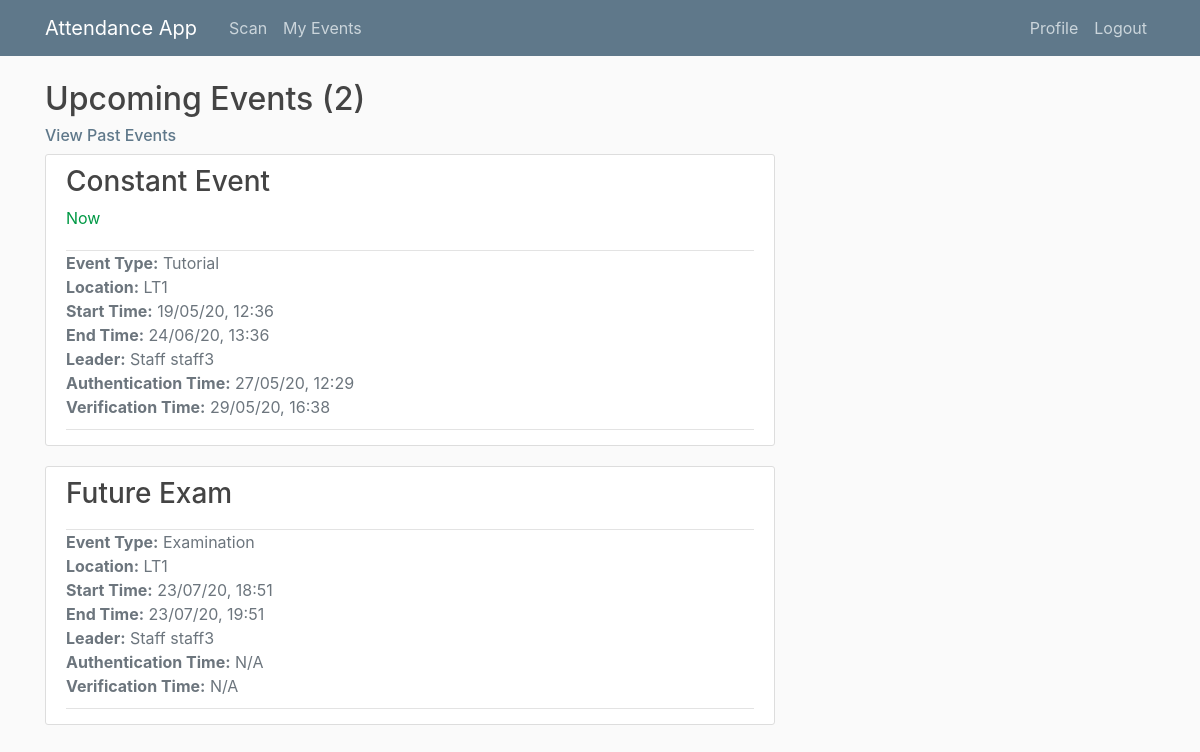
/events/ (signed in), run on an earlier commit of the app's database.
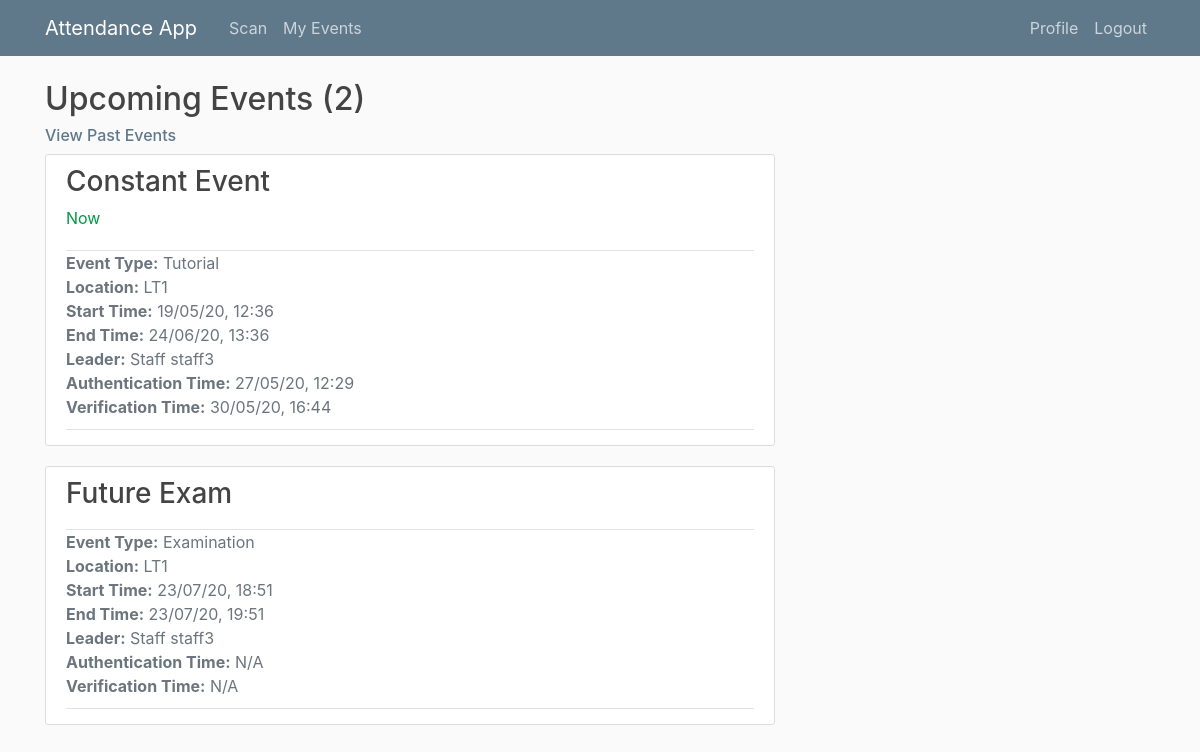
And on a later commit of the database.
### main/models.py (models this page shows, shortened)
class Event(models.Model):
    EVENT_TYPES = (
        ('LE', 'Lecture'),
        ('EX', 'Examination'),
        ('TU', 'Tutorial'),
        ('SG', 'Study Group')
    )
    title = models.CharField(max_length = 100)
    event_type = models.CharField(max_length=2, choices=EVENT_TYPES) # Lecture, tutorial, exam or study group
    start_time = models.DateTimeField(default = timezone.now)
    end_time = models.DateTimeField(default = one_hour_ahead)
    location = models.CharField(max_length = 100, null = True)
    leader = models.ForeignKey(Staff, on_delete=models.CASCADE, related_name = 'staff_leader') # Leader must be a staff member
    attendees = models.ManyToManyField(Student, related_name='student_attendees')
    auth_uuid = models.UUIDField(default=uuid.uuid4, editable = False) # Generates authentication hash
    register_taken = models.BooleanField(default = False)
    def happening_now(self):
        if timezone.now() >= self.start_time and timezone.now() < self.end_time:
            return True
        else:
            return False

class Verification(models.Model):
    event = models.ForeignKey(Event, on_delete=models.CASCADE) # if event is deleted, attendance verifications should also be deleted
    student = models.ForeignKey(Student, on_delete=models.CASCADE)
    verification_time = models.DateTimeField(null=True)

class Attendance(models.Model):
    student = models.ForeignKey(Student, on_delete=models.CASCADE) # if student is deleted, attendance authentications should be deleted too
    event = models.ForeignKey(Event, on_delete=models.CASCADE) # if event is deleted, attendance authentications should be deleted too
    auth_time = models.DateTimeField(null=True)

### users/models.py (models this page shows, shortened)
class Student(models.Model):
    user = models.OneToOneField(User,  on_delete=models.CASCADE) # Each Student object maps to one account and vice versa
    cid = models.AutoField(primary_key=True) # CIDs have 8 digits
    course = models.CharField(max_length=50, null = True)
    year = models.IntegerField(null=True)

class Staff(models.Model):
    user = models.OneToOneField(User,  on_delete=models.CASCADE) # Each Staff object maps to one account and vice versa
    def __str__(self):
        return f'Staff {self.user.username}'
    class Meta:
        verbose_name_plural = 'Staff' # otherwise default in admin page would be 'Staffs'

### main/views.py (the view)
# urls.py: path('events/', EventListView.as_view(), name='my-events'), # Default = upcoming events
class EventListView(LoginRequiredMixin, ListView):
    model = Event
    template_name = 'main/events.html' # Override the template to search for, default = <app>/<model>_<viewtype>.html (main/event_list.html)
    context_object_name = 'events' # Specify what variable name the objects in the list should be called, so they are looped as they were when using the function based view in the template
    paginate_by = 5 # number of events to display per page
    def get_queryset(self):
        user = self.request.user
        if user.groups.filter(name='Students').exists():
            return Event.objects.filter(attendees=user.student, end_time__gte=timezone.now()).order_by('start_time') # Upcoming events (includes current events) have end time > current time
        elif user.groups.filter(name='Staff').exists():
            return Event.objects.filter(leader=user.staff,end_time__gte=timezone.now()).order_by('start_time')
        elif user.groups.filter(name='Admin').exists(): # Admin users can view all events
            return Event.objects.filter(end_time__gte=timezone.now()).order_by('start_time')

### main/templatetags/event_extras.py (called while the page is built)
@register.filter(name='attendance_authenticated')
def attendance_authenticated(event, user):
    from main.models import Attendance
    return Attendance.objects.filter(event=event, student=user.student).exists()

@register.filter(name='auth_time')
def auth_time(event, user):
    from main.models import Attendance
    attendance = Attendance.objects.get(event=event, student=user.student)
    return attendance.auth_time

@register.filter(name='attendance_verified')
def attendance_verified(event, user):
    from main.models import Verification
    return Verification.objects.filter(event=event, student=user.student).exists()

@register.filter(name='verification_time')
def verification_time(event, user):
    from main.models import Verification
    verification = Verification.objects.get(event=event, student=user.student)
    return verification.verification_time

### users/templatetags/user_extras.py (called while the page is built)
@register.filter(name='has_group')
def has_group(user, group_name):
    return user.groups.filter(name=group_name).exists()

### main/templates/main/events.html (shortened to what this page needs)
{% extends 'main/base.html' %}
{% load user_extras %}
{% load event_extras %}
{% block content %}
    {% block upcoming_or_past %}
        <h2>Upcoming Events ({{ page_obj.paginator.count }})</h2>
        <h6><a class="subtitle" href="{% url 'my-past-events' %}">View Past Events</a></h6>
    {% endblock upcoming_or_past %}
    {% for event in events %}
        <article class="media content-section">
            <div class="media-body">
                <div class="article-header">
                    <h3><a class="article-title" href="{% url 'event-detail' event.id %}">{{ event.title }}</a></h3>
                    {% if event.happening_now %}
                        <div class="article-status">Now</div>
                    {% endif %}
                </div>
                <div class="article-metadata">
                    <ul class="list-unstyled">
                        <li class="text-secondary"><b>Event Type:</b> {{ event.get_event_type_display }}</li>
                        <li class="text-muted"><b>Location:</b> {{ event.location }}</li>
                        <li class="text-muted"><b>Start Time:</b> {{ event.start_time|date:"d/m/y, H:i" }}</li>
                        <li class="text-muted"><b>End Time:</b> {{ event.end_time|date:"d/m/y, H:i" }}</li>
                        <li class="text-muted"><b>Leader:</b> {{ event.leader }}</li>
                        {% block auth_info %}
                        {% if user|has_group:"Students" %}
                        <li class="text-muted">
                            <b>Authentication Time:</b>
                            {% if event|attendance_authenticated:user %}
                                {{ event|auth_time:user|date:"d/m/y, H:i" }}
                            {% else %}
                                N/A
                            {% endif %}
                        </li>
                        <li class="text-muted">
                            {% if event.event_type != "LE" %}
                                <b>Verification Time:</b>
                                {% if event|attendance_verified:user %}
                                    {{ event|verification_time:user|date:"d/m/y, H:i" }}
                                {% else %}
                                    N/A
                                {% endif %}
                            {% endif %}
                        </li>
                    {% endif %}
                        {% endblock auth_info %}
                    </ul>
                </div>
            </div>
        </article>
    {% endfor %}
{% endblock content %}

What changed in the data, as far as the page shows it:
changed through a linked row, Event "Constant Event": id.verification_time "29/05/20, 16:38" → "30/05/20, 16:44"
